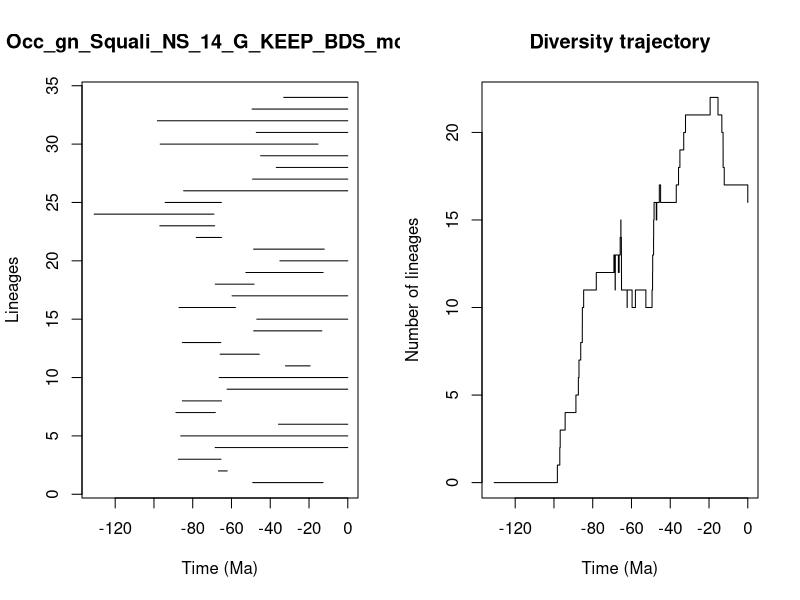

Generate this figure with R:


pdf(file='../Results/Genus_NS/5_MA_bins_EXT_EP_FT/pyrate_mcmc_logs/Occ_gn_Squali_NS_14_G_KEEP_BDS_mcmc_LTT.pdf',width=0.6*20, height=0.6*10)
title = "Occ_gn_Squali_NS_14_G_KEEP_BDS_mcmc"
ts=c(49.05709747414393, 66.75799032662515,87.40494529653981,68.43633743624551,86.19046431596422,35.73146258607535,88.66913092206012,85.38101685058061,62.25457861454783,66.36138565154447,32.135097092558404,65.83510914085072,85.3525405108413,48.56112050154651,46.960213686786695,87.09168218323117,59.69308568534334,68.3580497410372,52.58449060617274,35.02160605596928,48.60376838071474,78.15940774469583,96.98553662061151,130.85436874736996,94.23278562905864,84.68100469165613,49.12218161896784,36.90192668909753,44.977602072713225,96.78563894587136,47.210626202196345,98.23646284004033,49.38760532192234,33.04893707616)
te=c(12.745925301920563, 62.20035497329833,65.44010436597002,0.0,0.0,0.0,68.34634048201532,65.1488427742508,0.0,0.0,19.422820137829728,45.64573980556339,65.5011311150986,13.381394690277144,0.0,57.97448783053178,0.0,48.346337140088075,12.716953503247423,0.0,12.147088915316886,65.17337634099532,68.67284260275494,69.06636562425611,65.21402051670471,0.0,0.0,0.0,0.0,15.366496012249774,0.0,0.0,0.0,0.0)
div_traj=c(0, 1,2,3,4,5,6,7,8,9,10,11,12,13,12,11,12,13,12,13,14,15,14,13,12,11,10,11,10,11,10,11,12,13,14,15,16,15,16,17,16,17,18,19,20,21,22,21,20,19,18,17,16)
time_events=c(130.85436874736996, 98.23646284004033,96.98553662061151,96.78563894587136,94.23278562905864,88.66913092206012,87.40494529653981,87.09168218323117,86.19046431596422,85.38101685058061,85.3525405108413,84.68100469165613,78.15940774469583,69.06636562425611,68.67284260275494,68.43633743624551,68.3580497410372,68.34634048201532,66.75799032662515,66.36138565154447,65.83510914085072,65.5011311150986,65.44010436597002,65.21402051670471,65.17337634099532,65.1488427742508,62.25457861454783,62.20035497329833,59.69308568534334,57.97448783053178,52.58449060617274,49.38760532192234,49.12218161896784,49.05709747414393,48.60376838071474,48.56112050154651,48.346337140088075,47.210626202196345,46.960213686786695,45.64573980556339,44.977602072713225,36.90192668909753,35.73146258607535,35.02160605596928,33.04893707616,32.135097092558404,19.422820137829728,15.366496012249774,13.381394690277144,12.745925301920563,12.716953503247423,12.147088915316886,0.0)
                par(mfrow=c(1,2))
                L = length(ts)
                plot(ts, 1:L , xlim=c(-max(ts)-1,0), pch=20, type="n", main=title,xlab="Time (Ma)",ylab="Lineages")
                for (i in 1:L){segments(x0=-te[i],y0=i,x1=-ts[i],y1=i)}    
                t = -time_events
                plot(div_traj ~ t,type="s", main = "Diversity trajectory",xlab="Time (Ma)",ylab="Number of lineages",xlim=c(-max(ts)-1,0))
                abline(v=c(65,200,251,367,445),lty=2,col="gray")
                
